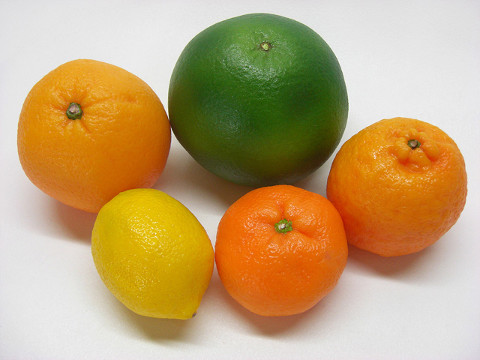
//> input picture aula10/dados/1.jpg, 480 x 360 px
$ ./main   (built with g++ and OpenCV 4)
//> lines starting //> are read from the running program, lines starting //| are printed output that depends on the picture
/*
 * Apresente uma segmentação de imagens coloridas utilizando o algoritmo k-means
 * com 3, 4, 5 e 6 clusters.
 *
 * Referencia:
 * - Ex. 2 aula 3.
 */

#include <iostream>
#include <opencv2/opencv.hpp>

using namespace cv;
using namespace std;

Scalar Colors[] = { Scalar(255, 255, 255), Scalar(255, 00, 0), Scalar(0, 255,
		0), Scalar(0, 0, 255), Scalar(255, 255, 0), Scalar(0, 255, 255) };

void apply_kmeans(Mat &img, Mat &res, int k) {
	// Transforma a imagem em um formato adequado.
	Mat buffer;
	buffer.create(img.rows * img.cols, 3, CV_32F);

	int index = 0;
	for (int row = 0; row < img.rows; row++) {
		for (int col = 0; col < img.cols; col++) {
			Vec3b val = img.at<Vec3b>(row, col);
			buffer.at<float>(index, 0) = static_cast<float>(val[0]) / 255.0;
			buffer.at<float>(index, 1) = static_cast<float>(val[1]) / 255.0;
			buffer.at<float>(index, 2) = static_cast<float>(val[2]) / 255.0;
			index++;
		}
	}

	TermCriteria criteria(TermCriteria::EPS + TermCriteria::COUNT, 10000,
			0.0001);

	Mat labels, centers;
	kmeans(buffer, k, labels, criteria, 10, KMEANS_RANDOM_CENTERS, centers);

	res.create(img.rows, img.cols, CV_8UC3);

	index = 0;
	for (int row = 0; row < img.rows; row++) {
		for (int col = 0; col < img.cols; col++) {

			int label = labels.at<int>(index);

			Vec3b val;
//			val[0] = centers.at<float>(label, 0) * 255.0;
//			val[1] = centers.at<float>(label, 1) * 255.0;
//			val[2] = centers.at<float>(label, 2) * 255.0;

			val[0] = Colors[label][0];
			val[1] = Colors[label][1];
			val[2] = Colors[label][2];

			res.at<Vec3b>(row, col) = val;
			index++;
		}
	}
}

int main(int argc, char** argv) {
	// Carrega a imagem original.
	Mat img;
	img = imread("../dados/1.jpg", IMREAD_COLOR);
//> img is the input picture: 360 rows x 480 cols, CV_8UC3; mean B, G, R 115.5, 163.6, 192.4

	namedWindow("Original", WINDOW_AUTOSIZE);
	imshow("Original", img);

	Mat k3, k4, k5, k6;
	apply_kmeans(img, k3, 3);
//> the loop in apply_kmeans, `for (int row = 0; row < img.rows; row++)` made 360 passes
//> index on passes 1 to 3: 480, 960, 1440
//> after the loop in apply_kmeans, `for (int row = 0; row < img.rows; row++)`: index = 172800
//> in apply_kmeans, `kmeans(buffer, k, labels, criteria, 10, KMEANS_RANDOM_CENTERS, centers);`: centers = [[0.133, 0.354, 0.286], [0.87, 0.876, 0.884], [0.102, 0.491, 0.804]]
//> after the loop in apply_kmeans, `for (int row = 0; row < img.rows; row++)`:
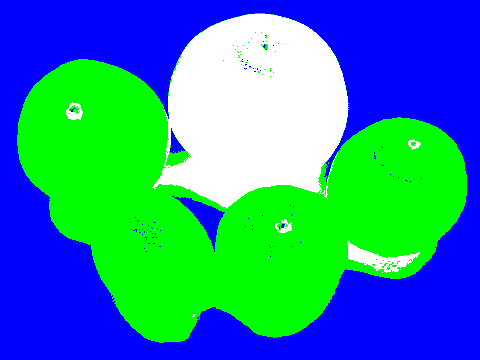
//> res: 360 rows x 480 cols, CV_8UC3; mean B, G, R 157.1, 140.1, 42.2
//> after the loop in apply_kmeans, `for (int row = 0; row < img.rows; row++)`: index = 172800
	apply_kmeans(img, k4, 4);
//> call 2 of apply_kmeans, with k = 4
//> the loop in apply_kmeans (call 2), `for (int row = 0; row < img.rows; row++)` made 360 passes
//> in apply_kmeans (call 2), `kmeans(buffer, k, labels, criteria, 10, KMEANS_RANDOM_CENTERS, centers);`: centers = [[0.877, 0.882, 0.888], [0.0642, 0.492, 0.828], [0.356, 0.503, 0.587], [0.0884, 0.318, 0.244]]
//> after the loop in apply_kmeans (call 2), `for (int row = 0; row < img.rows; row++)`:
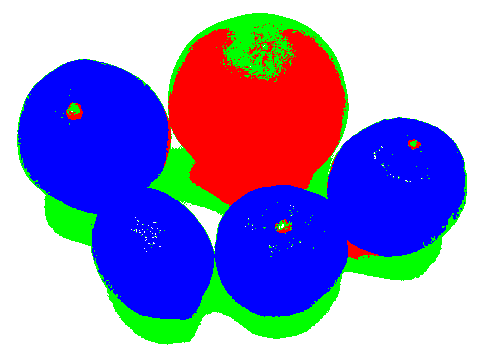
//> res: 360 rows x 480 cols, CV_8UC3; mean B, G, R 196.7, 137.1, 145.2
//> after the loop in apply_kmeans (call 2), `for (int row = 0; row < img.rows; row++)`: index = 172800
	apply_kmeans(img, k5, 5);
//> call 3 of apply_kmeans, with k = 5
//> the loop in apply_kmeans (call 3), `for (int row = 0; row < img.rows; row++)` made 360 passes
//> in apply_kmeans (call 3), `kmeans(buffer, k, labels, criteria, 10, KMEANS_RANDOM_CENTERS, centers);`: centers = [[0.0926, 0.616, 0.852], [0.358, 0.503, 0.58], [0.0488, 0.406, 0.808], [0.0876, 0.318, 0.241], [0.877, 0.882, 0.888]]
//> after the loop in apply_kmeans (call 3), `for (int row = 0; row < img.rows; row++)`:
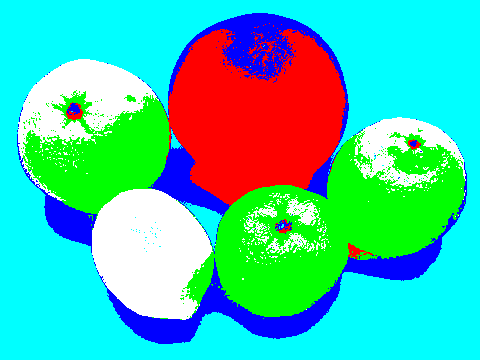
//> res: 360 rows x 480 cols, CV_8UC3; mean B, G, R 171.3, 197.9, 67.8
//> after the loop in apply_kmeans (call 3), `for (int row = 0; row < img.rows; row++)`: index = 172800
	apply_kmeans(img, k6, 6);
//> call 4 of apply_kmeans, with k = 6
//> the loop in apply_kmeans (call 4), `for (int row = 0; row < img.rows; row++)` made 360 passes
//> in apply_kmeans (call 4), `kmeans(buffer, k, labels, criteria, 10, KMEANS_RANDOM_CENTERS, centers);`: centers = [[0.287, 0.457, 0.51], [0.597, 0.674, 0.753], [0.0755, 0.307, 0.23], [0.0904, 0.614, 0.851], [0.888, 0.89, 0.894], [0.0487, 0.407, 0.81]]
//> after the loop in apply_kmeans (call 4), `for (int row = 0; row < img.rows; row++)`:
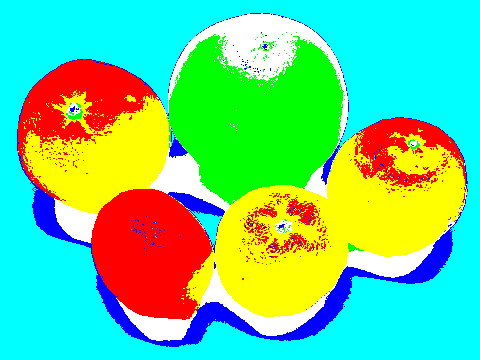
//> res: 360 rows x 480 cols, CV_8UC3; mean B, G, R 139.6, 207.6, 106.5
//> after the loop in apply_kmeans (call 4), `for (int row = 0; row < img.rows; row++)`: index = 172800

	namedWindow("K = 3", WINDOW_AUTOSIZE);
	imshow("K = 3", k3);

	namedWindow("K = 4", WINDOW_AUTOSIZE);
	imshow("K = 4", k4);

	namedWindow("K = 5", WINDOW_AUTOSIZE);
	imshow("K = 5", k5);

	namedWindow("K = 6", WINDOW_AUTOSIZE);
	imshow("K = 6", k6);
	waitKey(0);
	return 0;
}

$ run again, with aula10/dados/2.jpg copied over aula10/dados/1.jpg
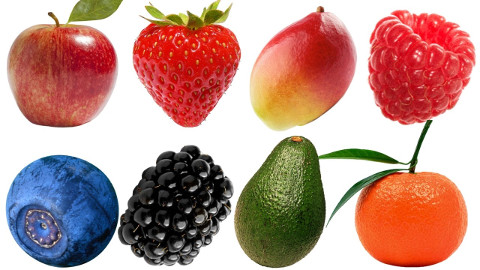
//> input picture aula10/dados/2.jpg, 480 x 270 px
//> img is the input picture: 270 rows x 480 cols, CV_8UC3; mean B, G, R 141.3, 149.8, 191.4
//> the loop in apply_kmeans, `for (int row = 0; row < img.rows; row++)` made 270 passes
//> index on passes 1 to 3: 480, 960, 1440
//> after the loop in apply_kmeans, `for (int row = 0; row < img.rows; row++)`: index = 129600
//> centers = [[0.27, 0.276, 0.204], [0.974, 0.977, 0.983], [0.223, 0.308, 0.803]]
//> after the loop in apply_kmeans, `for (int row = 0; row < img.rows; row++)`: index = 129600
//> the loop in apply_kmeans (call 2), `for (int row = 0; row < img.rows; row++)` made 270 passes
//> the loop in apply_kmeans (call 3), `for (int row = 0; row < img.rows; row++)` made 270 passes
//> centers = [[0.988, 0.991, 0.993], [0.402, 0.556, 0.81], [0.128, 0.216, 0.17], [0.156, 0.21, 0.8], [0.623, 0.42, 0.281]]
//> after the loop in apply_kmeans (call 3), `for (int row = 0; row < img.rows; row++)`:
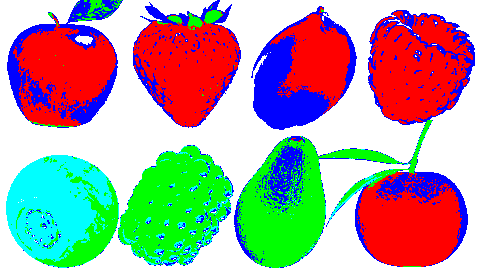
//> res: 270 rows x 480 cols, CV_8UC3; mean B, G, R 153.9, 159.4, 167.1
//> after the loop in apply_kmeans (call 3), `for (int row = 0; row < img.rows; row++)`: index = 129600
//> the loop in apply_kmeans (call 4), `for (int row = 0; row < img.rows; row++)` made 270 passes
//> centers = [[0.657, 0.418, 0.261], [0.424, 0.566, 0.844], [0.209, 0.4, 0.369], [0.159, 0.212, 0.802], [0.108, 0.143, 0.096], [0.989, 0.992, 0.994]]
//> after the loop in apply_kmeans (call 4), `for (int row = 0; row < img.rows; row++)`:
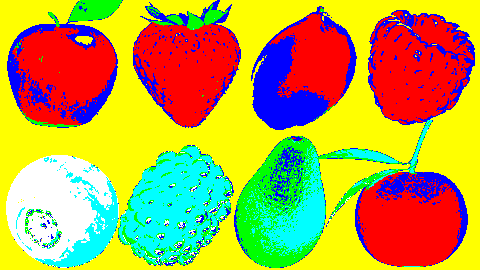
//> res: 270 rows x 480 cols, CV_8UC3; mean B, G, R 69.3, 162.6, 182.8
//> after the loop in apply_kmeans (call 4), `for (int row = 0; row < img.rows; row++)`: index = 129600
